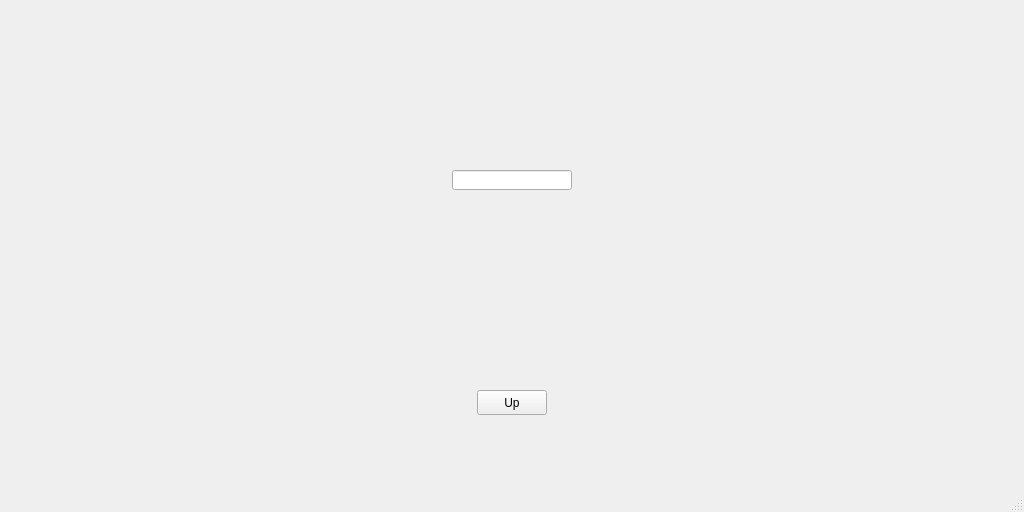
<?xml version="1.0" encoding="UTF-8"?>
<ui version="4.0">
 <class>MainWindow</class>
 <widget class="QMainWindow" name="MainWindow">
  <property name="geometry">
   <rect>
    <x>0</x>
    <y>0</y>
    <width>1024</width>
    <height>512</height>
   </rect>
  </property>
  <property name="windowTitle">
   <string>MainWindow</string>
  </property>
  <widget class="QWidget" name="centralwidget">
   <widget class="QPushButton" name="pushButton">
    <property name="geometry">
     <rect>
      <x>477</x>
      <y>390</y>
      <width>70</width>
      <height>25</height>
     </rect>
    </property>
    <property name="text">
     <string>Up</string>
    </property>
   </widget>
   <widget class="QLineEdit" name="lineEdit">
    <property name="geometry">
     <rect>
      <x>452</x>
      <y>170</y>
      <width>120</width>
      <height>20</height>
     </rect>
    </property>
   </widget>
  </widget>
  <widget class="QMenuBar" name="menubar">
   <property name="geometry">
    <rect>
     <x>0</x>
     <y>0</y>
     <width>1024</width>
     <height>23</height>
    </rect>
   </property>
  </widget>
  <widget class="QStatusBar" name="statusbar"/>
 </widget>
 <resources/>
 <connections/>
</ui>
